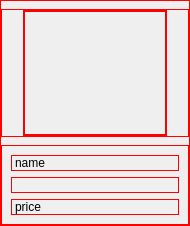
<?xml version="1.0" encoding="UTF-8"?>
<ui version="4.0">
 <class>Frame</class>
 <widget class="QFrame" name="Frame">
  <property name="geometry">
   <rect>
    <x>0</x>
    <y>0</y>
    <width>190</width>
    <height>226</height>
   </rect>
  </property>
  <property name="minimumSize">
   <size>
    <width>190</width>
    <height>226</height>
   </size>
  </property>
  <property name="maximumSize">
   <size>
    <width>190</width>
    <height>226</height>
   </size>
  </property>
  <property name="windowTitle">
   <string>Frame</string>
  </property>
  <property name="styleSheet">
   <string notr="true">QWidget{
	border:1px solid red;
}</string>
  </property>
  <layout class="QVBoxLayout" name="verticalLayout_2" stretch="1,15,1,1">
   <property name="spacing">
    <number>0</number>
   </property>
   <property name="leftMargin">
    <number>0</number>
   </property>
   <property name="topMargin">
    <number>0</number>
   </property>
   <property name="rightMargin">
    <number>0</number>
   </property>
   <property name="bottomMargin">
    <number>0</number>
   </property>
   <item>
    <spacer name="verticalSpacer">
     <property name="orientation">
      <enum>Qt::Vertical</enum>
     </property>
     <property name="sizeHint" stdset="0">
      <size>
       <width>20</width>
       <height>18</height>
      </size>
     </property>
    </spacer>
   </item>
   <item>
    <widget class="QFrame" name="frame_image_box">
     <property name="frameShape">
      <enum>QFrame::StyledPanel</enum>
     </property>
     <property name="frameShadow">
      <enum>QFrame::Raised</enum>
     </property>
     <layout class="QHBoxLayout" name="horizontalLayout" stretch="1,7,1">
      <property name="spacing">
       <number>0</number>
      </property>
      <property name="leftMargin">
       <number>0</number>
      </property>
      <property name="topMargin">
       <number>0</number>
      </property>
      <property name="rightMargin">
       <number>0</number>
      </property>
      <property name="bottomMargin">
       <number>0</number>
      </property>
      <item>
       <spacer name="horizontalSpacer_2">
        <property name="orientation">
         <enum>Qt::Horizontal</enum>
        </property>
        <property name="sizeHint" stdset="0">
         <size>
          <width>40</width>
          <height>20</height>
         </size>
        </property>
       </spacer>
      </item>
      <item>
       <widget class="QFrame" name="frame_images">
        <property name="cursor">
         <cursorShape>PointingHandCursor</cursorShape>
        </property>
        <property name="frameShape">
         <enum>QFrame::StyledPanel</enum>
        </property>
        <property name="frameShadow">
         <enum>QFrame::Raised</enum>
        </property>
        <layout class="QHBoxLayout" name="horizontalLayout_2">
         <property name="spacing">
          <number>0</number>
         </property>
         <property name="leftMargin">
          <number>0</number>
         </property>
         <property name="topMargin">
          <number>0</number>
         </property>
         <property name="rightMargin">
          <number>0</number>
         </property>
         <property name="bottomMargin">
          <number>0</number>
         </property>
         <item>
          <widget class="MyLabel" name="label">
           <property name="text">
            <string/>
           </property>
          </widget>
         </item>
        </layout>
       </widget>
      </item>
      <item>
       <spacer name="horizontalSpacer">
        <property name="orientation">
         <enum>Qt::Horizontal</enum>
        </property>
        <property name="sizeHint" stdset="0">
         <size>
          <width>40</width>
          <height>20</height>
         </size>
        </property>
       </spacer>
      </item>
     </layout>
    </widget>
   </item>
   <item>
    <spacer name="verticalSpacer_2">
     <property name="orientation">
      <enum>Qt::Vertical</enum>
     </property>
     <property name="sizeHint" stdset="0">
      <size>
       <width>20</width>
       <height>18</height>
      </size>
     </property>
    </spacer>
   </item>
   <item>
    <widget class="QFrame" name="frame_info">
     <property name="enabled">
      <bool>true</bool>
     </property>
     <property name="frameShape">
      <enum>QFrame::StyledPanel</enum>
     </property>
     <property name="frameShadow">
      <enum>QFrame::Raised</enum>
     </property>
     <layout class="QVBoxLayout" name="verticalLayout">
      <item>
       <widget class="QLabel" name="label_name">
        <property name="cursor">
         <cursorShape>PointingHandCursor</cursorShape>
        </property>
        <property name="text">
         <string>name</string>
        </property>
       </widget>
      </item>
      <item>
       <widget class="QLabel" name="label_blank">
        <property name="text">
         <string/>
        </property>
       </widget>
      </item>
      <item>
       <widget class="QLabel" name="label_price">
        <property name="cursor">
         <cursorShape>PointingHandCursor</cursorShape>
        </property>
        <property name="text">
         <string>price</string>
        </property>
       </widget>
      </item>
     </layout>
    </widget>
   </item>
  </layout>
  <zorder>frame_info</zorder>
  <zorder>frame_image_box</zorder>
  <zorder>verticalSpacer</zorder>
  <zorder>verticalSpacer_2</zorder>
 </widget>
 <customwidgets>
  <customwidget>
   <class>MyLabel</class>
   <extends>QLabel</extends>
   <header location="global">app.components.my_label.h</header>
  </customwidget>
 </customwidgets>
 <resources/>
 <connections/>
</ui>
